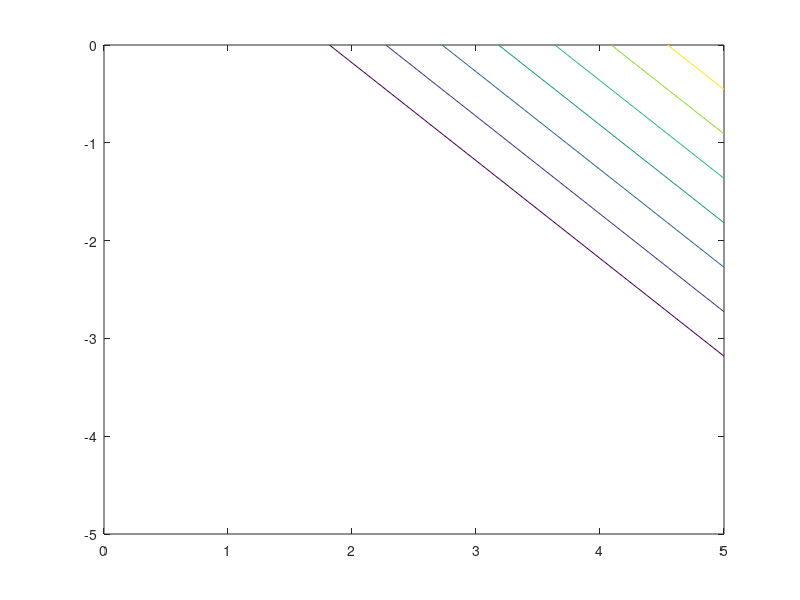

The MATLAB source for this figure:
h=input('Input size increment: ');
L=input('Input x/y length: ');
D=input('Input depth: ');
U=input('Input U: ');
Y=[0:h:L];
Z=[0:-h:-D];
size(Y)
size(Z)
u=zeros(L/h,D/h);
for i=1:(L/h)+1
    for j=1:(D/h)+1
        u(i,j)=U*sin(pi*Y(i)/L)*cos((pi*Z(j))/(2*D));
    end
end
size(u)
contour(Y,Z,u')